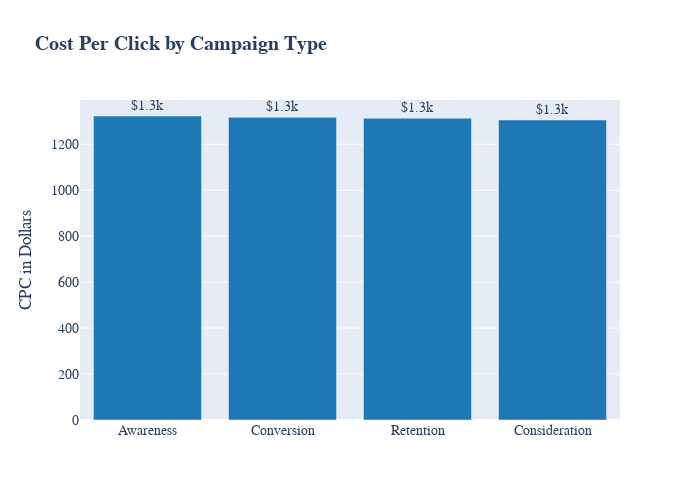

Source (notebook cell):
### Code cell
fig = px.bar(cpc_df, x='campaigntype', y='cpc', text='cpc',
             title='<b>Cost Per Click by Campaign Type<b>',
            color_discrete_sequence=["#1f77b4", "#1f77b4", "#1f77b4", "#1f77b4"])

fig.update_traces(texttemplate='$%{text:.2s}', textposition='outside')
fig.update_layout(yaxis_title='CPC in Dollars', xaxis_title='', height=500, width = 700, 
                  font=dict(size=14, family="Arial"))

# Save as PNG (or use .jpeg, .pdf, etc.)
fig.write_image("cpc.png", scale = 3)  
pio.show(fig, filename='cpc_campaign.html')

### Figure 1 — Plotly figure (JSON) as saved in the notebook; plotly's stock layout.template omitted (floating-point values rounded to 4 significant figures)
{"data": [{"hovertemplate": "campaigntype=%{x}<br>cpc=%{text}<extra></extra>", "legendgroup": "", "marker": {"color": "#1f77b4", "pattern": {"shape": ""}}, "name": "", "orientation": "v", "showlegend": false, "text": [1323.0, 1317.0, 1313.0, 1305.0], "textposition": "outside", "texttemplate": "$%{text:.2s}", "type": "bar", "x": ["Awareness", "Conversion", "Retention", "Consideration"], "xaxis": "x", "y": [1323.0, 1317.0, 1313.0, 1305.0], "yaxis": "y"}], "layout": {"barmode": "relative", "font": {"family": "Arial", "size": 14}, "height": 500, "legend": {"tracegroupgap": 0}, "title": {"text": "<b>Cost Per Click by Campaign Type<b>"}, "width": 700, "xaxis": {"anchor": "y", "autorange": true, "domain": [0, 1], "range": [-0.5, 3.5], "title": {"text": ""}, "type": "category"}, "yaxis": {"anchor": "x", "autorange": true, "domain": [0, 1], "range": [0, 1392.0], "title": {"text": "CPC in Dollars"}, "type": "linear"}}}
